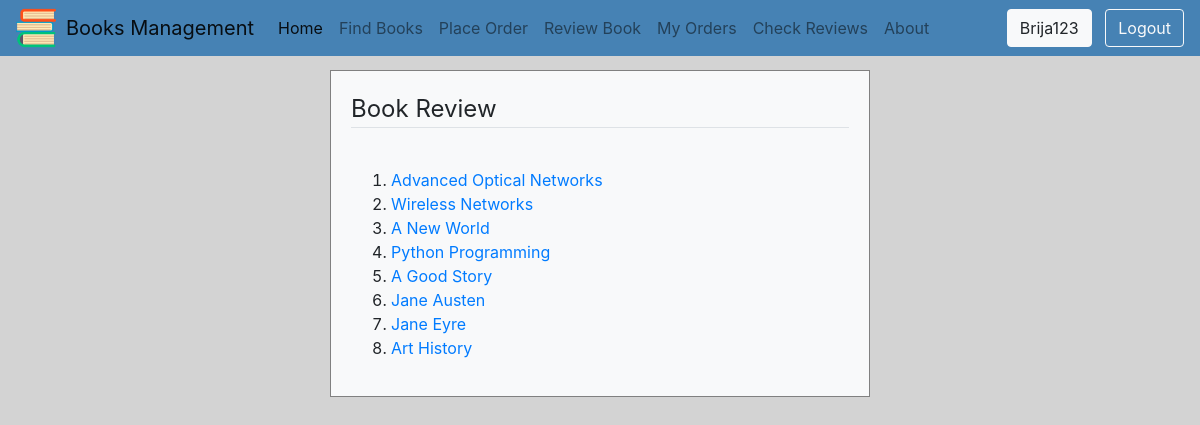
Screenshot of /myapp/check_reviews/ (signed in) with the database file from the repository.
### myapp/models.py (models this page shows, shortened)
class Book(models.Model):
    CATEGORY_CHOICES = [
        ('S', 'Scinece&Tech'),
        ('F', 'Fiction'),
        ('B', 'Biography'),
        ('T', 'Travel'),
        ('O', 'Other')
    ]
    title = models.CharField(max_length=200)
    category = models.CharField(max_length=1, choices=CATEGORY_CHOICES, default='S')
    num_pages = models.PositiveIntegerField(default=100)
    price = models.DecimalField(max_digits=10, decimal_places=2, validators=[MaxValueValidator(1000), MinValueValidator(0)])
    publisher = models.ForeignKey(Publisher, related_name='books', on_delete=models.CASCADE)
    description=models.TextField(max_length=500, blank=True)
    num_reviews=models.PositiveIntegerField(default=0, validators=[MaxValueValidator(5), MinValueValidator(1)])

### myapp/views.py (the view)
# urls.py: path(r'check_reviews/', views.chk_reviews, name='check_reviews'),
@login_required
def chk_reviews(request):
    booklist = Book.objects.all().order_by('id')
    return render(request, 'myapp/chk_reviews.html', {'booklist':booklist})

### myapp/templates/myapp/chk_reviews.html
{% extends 'myapp/base.html' %}
{% load crispy_forms_tags %}
{% block body_block %}
<div class="content-section">
    <fieldset class="form-group">
        <legend class="border-bottom mb-4">Book Review</legend>
    </fieldset>
    <div class="form-group">
        <ol>
            {% for book in booklist %}
                <li><a href="{% url 'myapp:check_reviews_done' book.id %}">{{ book.title }}</a></li>
            {% endfor %}
        </ol>
    </div>
</div>
{% endblock %}

### myapp/templates/myapp/base.html (shortened to what this page needs)
<!DOCTYPE html>
{% load staticfiles %}
<html lang="en">
<head>
    <link rel="stylesheet" type="text/css" href="{% static '/css/bootstrap.css' %}">
    <link rel="stylesheet" type="text/css" href="{% static 'myapp/style.css' %}">
</head>
<body>
<nav class="navbar navbar-expand-lg navbar-light bg-navbar">
  <img class="logo-img" src="{% static 'myapp/books.png' %}">
  <a class="navbar-brand" href="#">Books Management</a>
  <div class="collapse navbar-collapse" id="navbarSupportedContent">
    <ul class="navbar-nav mr-auto">
      <li class="nav-item active">
        <a class="nav-link" href="{% url 'myapp:index' %}">Home<span class="sr-only">(current)</span></a>
      </li>
      <li class="nav-item">
        <a class="nav-link" href="{% url 'myapp:findbooks' %}">Find Books</a>
      </li>
      <li class="nav-item">
        <a class="nav-link" href="{% url 'myapp:place_order' %}">Place Order</a>
      </li>
      {% if user.is_authenticated %}
          <li class="nav-item">
            <a class="nav-link" href="{% url 'myapp:review' %}">Review Book</a>
          </li>
          <li class="nav-item">
            <a class="nav-link" href="{% url 'myapp:myorders' %}">My Orders</a>
          </li>
          <li class="nav-item">
            <a class="nav-link" href="{% url 'myapp:check_reviews' %}">Check Reviews</a>
          </li>
      {% endif %}
        <li class="nav-item">
        <a class="nav-link" href="{% url 'myapp:about' %}">About</a>
      </li>
    </ul>
    <form class="form-inline my-2 my-lg-0" method="GET">
        {% if user.is_authenticated %}
            <a class="btn btn-light" href="{%  url 'myapp:profile' %}">{{ request.user.username | capfirst}}</a>&nbsp; &nbsp;
            <a class="btn btn-outline-light" href="{%  url 'myapp:user_logout' %}">Logout</a>
        {% else %}
            Hello User &nbsp; &nbsp;
            <a class="btn btn-outline-light my-2 my-sm-0" href="{% url 'myapp:user_login' %}">LogIn</a>&nbsp; &nbsp;
            <a class="btn btn-outline-light" href="{% url 'myapp:user_register' %}">Register</a>
        {% endif %}
    </form>
  </div>
</nav>
    <div role="main" class="container main-body">
        <div class="col-12 col-lg-6 col-xl-6 col-md-6 col-sm-8 col-xs-12 mx-auto">
        <div class="bg-light">
            {% block body_block %}***{% endblock %}
        </div>
        </div>
    </div>
</body>
</html>

### myapp/static/myapp/style.css (style rules this page uses)
body { background-color: lightgrey; font-family: -apple-system,BlinkMacSystemFont,"Segoe UI",Roboto,"Helvetica Neue",Arial,"Noto Sans",sans-serif,"Apple Color Emoji","Segoe UI Emoji","Segoe UI Symbol","Noto Color Emoji"; margin: 0px; }
.main-body { padding: 70px 0px !important; }
.navbar { position: fixed !important; width: 100%; z-index: 99999; }
.bg-navbar { background-color: steelblue !important; }
.bg-light { border: solid 1px grey; padding: 20px; }
.logo-img { height: 40px; padding-right: 10px; }

### rows the page displays
Book: title "Advanced Optical Networks"
Book: title "Wireless Networks"
Book: title "A New World"
Book: title "Python Programming"
Book: title "A Good Story"
Book: title "Jane Austen"
Book: title "Jane Eyre"
Book: title "Art History"

### other values shown
{{ request.user.username | capfirst }} "Brija123"
